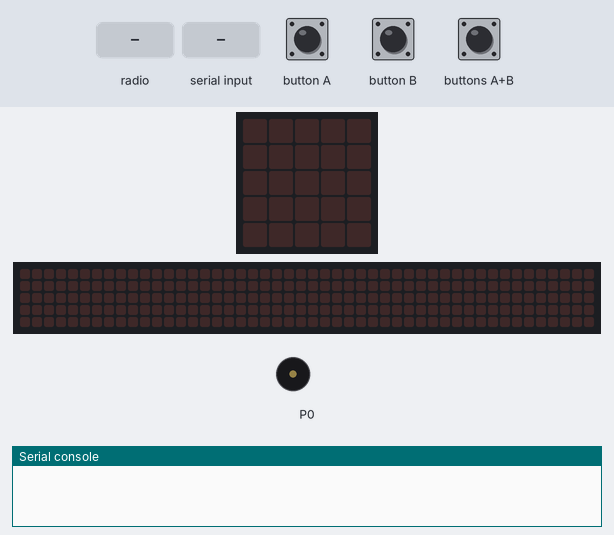
The program below on a simulated BBC micro:bit (MakeCode). Parts: the board's 5×5 LED display, a strip that is not on the board, showing the scrolling text unrolled, buzzer (waves = sounding), the last lines printed to the serial console. The test bench sets the inputs (shaded band). Random numbers come from a fixed seed; no radio messages arrive unless stated (any console line starting 'radio sent:' is added by the test bench); the 48×5 strip is a reading aid, not a part: it shows the text the display is scrolling, unrolled, one strip-width of it at a time.

Above: at 1.2 s.
1.3 s: buttons A+B pressed for 0.15 s
At 1.67 s:
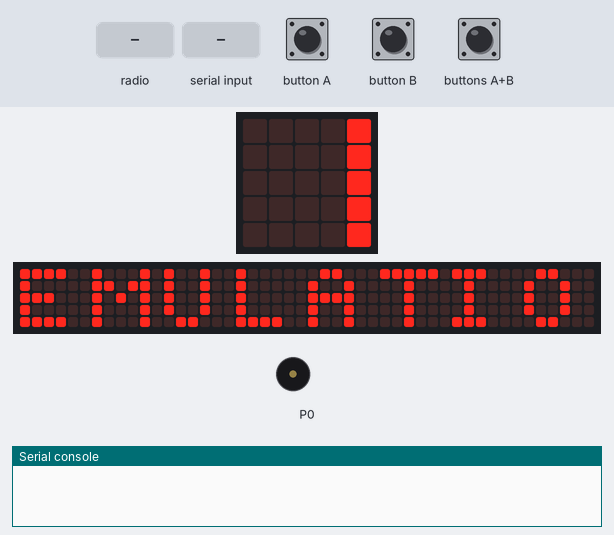
4.3 s: button A pressed for 0.15 s
7.4 s: radio message "status=0" arrives
At 10.31 s:
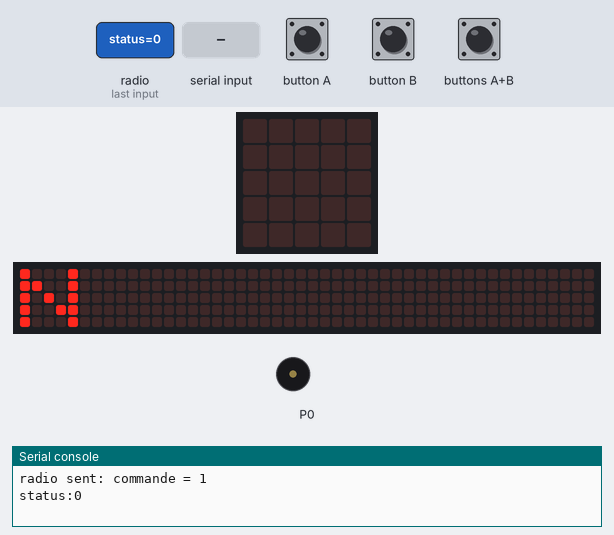
10.4 s: "," typed at the serial console, then Enter
Timing chart, 0 to 12.9 s (numbered marks = the images above; inputs shaded):
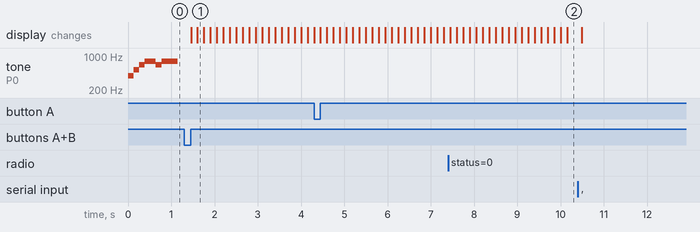

The program:

main.ts
```typescript
serial.onDataReceived(serial.delimiters(Delimiters.NewLine), function () {
    let parts: string[];
let name: string;
let value: string;
let error_msg: string;
data = serial.readUntil("\n")
    // Lit une ligne complète
    if (data) {
        data = _py.py_string_strip(data)
if (data.indexOf(",") >= 0) {
            parts = _py.py_string_split(data, ",", 1)
name = parts[0]
            value = parts[1]
            if (_py.py_string_isdigit(value)) {
                // Vérifie si la valeur est un entier
                radio.sendValue(name, parseInt(value))
                serial.writeLine("OK,Envoyé")
            } else {
                // Confirme l'envoi
                error_msg = "ERREUR, Valeur invalide: " + value
                serial.writeLine(error_msg)
                // Envoie l'erreur au logiciel
                basic.showIcon(IconNames.Yes)
            }
        }
    } else {
        error_msg = "ERREUR, Format incorrect: " + data
        serial.writeLine(error_msg)
        // Envoie l'erreur au logiciel
        basic.showIcon(IconNames.No)
    }
})
input.onButtonPressed(Button.A, function () {
    radio.sendValue("commande", 1)
})
input.onButtonPressed(Button.AB, function () {
    basic.showString("EMULATION")
    emulation = !(emulation)
    while (emulation == true) {
        serial.writeValue("accelerationx", randint(0, 150))
        serial.writeValue("accelerationy", randint(0, 150))
        serial.writeValue("temperature", randint(0, 25))
        serial.writeValue("niveausonore", randint(0, 100))
        serial.writeValue("signal", randint(0, 255))
    }
})
radio.onReceivedString(function (receivedString) {
    serial.writeLine(receivedString)
})
input.onButtonPressed(Button.B, function () {
    radio.sendValue("commande", 2)
})
radio.onReceivedValue(function (name, value) {
    if (name == "status") {
        if (value == 1) {
            basic.showString("AUTISTE ")
            basic.clearScreen()
            basic.showIcon(IconNames.Happy)
        }
        if (value == 2) {
            basic.showString("AUTISTE")
            basic.clearScreen()
            basic.showIcon(IconNames.Sad)
        }
    }
    serial.writeValue(name, value)
    basic.pause(500)
})
let data = ""
let emulation = false
emulation = false
let data2 = ""
radio.setGroup(67)
serial.redirectToUSB()
music._playDefaultBackground(music.builtInPlayableMelody(Melodies.PowerUp), music.PlaybackMode.InBackground)
basic.forever(function () {

})
```

test.ts
```typescript
// les tests vont ici ; cela ne sera pas compilé si ce paquet est utilisé en tant qu'extension.
```

Measured:
- after the input at 1.3 s, the display: first changes after 0.16 s (image 1 shows a later state)
- by itself, tone on P0: plays 392 Hz for 0.13 s, 523 Hz for 0.13 s, 659 Hz for 0.13 s, 784 Hz for 0.26 s, 659 Hz for 0.13 s, 784 Hz for 0.38 s
